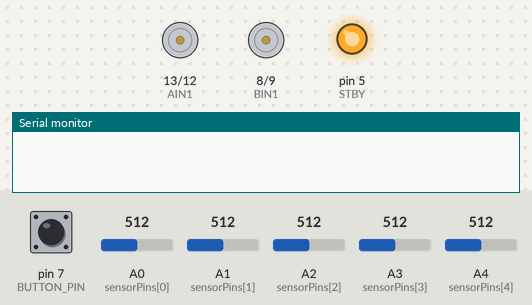
This sketch was run on a simulated Arduino Uno, built with avr-gcc and run on an emulated ATmega328P. Shown: motor-driver pin pairs drawn as motors (green arrow = first pin HIGH = forward, orange = second pin HIGH = backward, longer = more drive, scaled by the enable pin, stopped while the standby pin is LOW), output pins drawn as LEDs (lit = HIGH), the last lines printed to the serial monitor. Inputs (shaded band) come from the test bench; at power-on: pin 7 (BUTTON_PIN) HIGH, A0 (sensorPins[0]) = 512, A2 (sensorPins[2]) = 512, A1 (sensorPins[1]) = 512, A3 (sensorPins[3]) = 512, A4 (sensorPins[4]) = 512.

Above: at 4.7 s.
4.8 s: pin 7 (BUTTON_PIN) pulled LOW for 1 s
At 4.95 s:
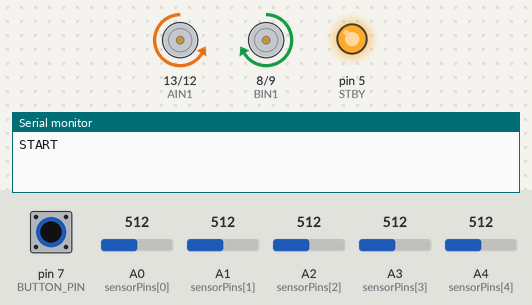
7.3 s: pin 7 (BUTTON_PIN) pulled LOW for 0.15 s
At 8.3 s:
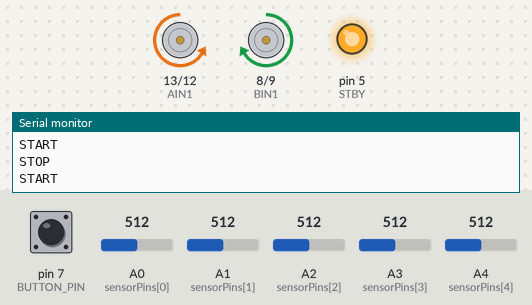
8.9 s: A0 (sensorPins[0]) set to 528
At 9.5 s:
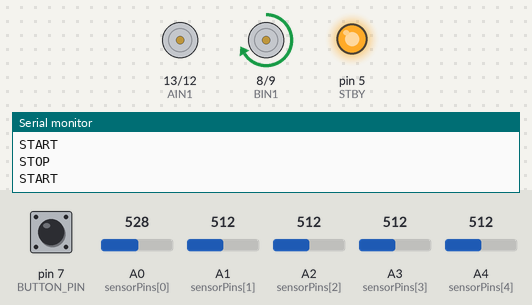
10.4 s: A2 (sensorPins[2]) set to 529
At 11.6 s:
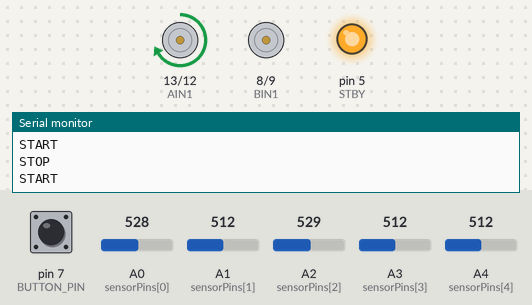
11.9 s: pin 7 (BUTTON_PIN) pulled LOW for 0.15 s
At 13.0 s:
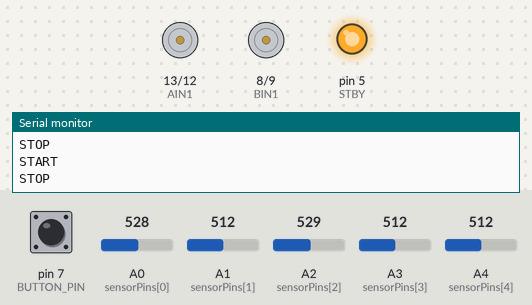
13.5 s: pin 7 (BUTTON_PIN) pulled LOW for 3.2 s
At 13.95 s:
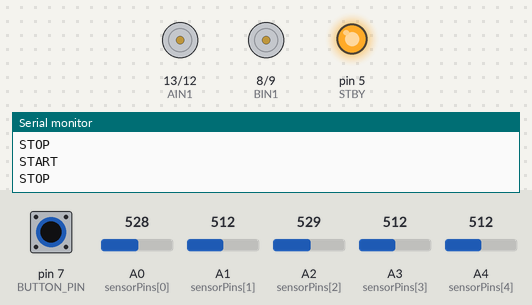
Timing chart, 0 to 18.0 s (numbered marks = the images above; inputs shaded):
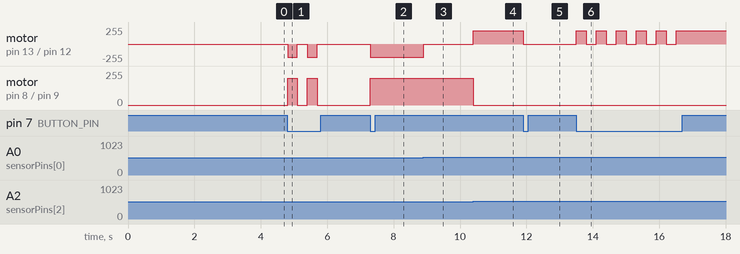

Measured:
- the behaviour switches between 512 and 513 on A0 (sensorPins[0]) (found by bisection; images 2 and 3)
- the behaviour switches between 512 and 513 on A2 (sensorPins[2]) (found by bisection; images 3 and 4)
- after the input at 4.8 s, motor on pin 13 (AIN1) / pin 12 (AIN2): alternates backward 200/255 for 0.30 s and stopped for 0.30 s, 4 changes in all, then stays stopped, starting at once; motor on pin 8 (BIN1) / pin 9 (BIN2): alternates forward 200/255 for 0.30 s and stopped for 0.30 s, 4 changes in all, then stays stopped, starting at once
- after the input at 7.3 s, motor on pin 13 (AIN1) / pin 12 (AIN2): stopped → backward 200/255 at once; motor on pin 8 (BIN1) / pin 9 (BIN2): stopped → forward 200/255 at once
- after the input at 8.9 s, motor on pin 13 (AIN1) / pin 12 (AIN2): backward 200/255 → stopped at once
- after the input at 10.4 s, motor on pin 13 (AIN1) / pin 12 (AIN2): stopped → forward 200/255 at once; motor on pin 8 (BIN1) / pin 9 (BIN2): forward 200/255 → stopped at once
- after the input at 11.9 s, motor on pin 13 (AIN1) / pin 12 (AIN2): forward 200/255 → stopped at once
- after the input at 13.5 s, motor on pin 13 (AIN1) / pin 12 (AIN2): alternates forward 200/255 for 0.30 s and stopped for 0.30 s, 11 changes in all, then stays forward 200/255, starting at once

The sketch:

Zeems_LFR.ino
```cpp
/**
 * Advanced Line Follower for Complex Paths
 * Features: PID control, intersection handling, dynamic thresholding, speed adaptation
 * Tinkercad Compatible
 */

// Motor Control Pins
#define AIN1 13
#define AIN2 12
#define BIN1 8
#define BIN2 9
#define PWMA 11
#define PWMB 10
#define STBY 5

// Sensor Configuration
const int sensorPins[] = {A0, A1, A2, A3, A4}; // Left to Right
int sensorValues[5];
int sensorThresholds[5];
bool sensorState[5];

// PID Control
float Kp = 12.0, Ki = 0.02, Kd = 3.0;
int baseSpeed = 160;
int maxSpeed = 255;
int previousError = 0;
int integral = 0;
int derivative = 0;

// Robot States
#define STATE_FOLLOWING 0
#define STATE_INTERSECTION 1
#define STATE_LOST 2
int robotState = STATE_FOLLOWING;

// Timing Control
unsigned long intersectionTimer = 0;
const int intersectionDelay = 500;

// Button Control
#define BUTTON_PIN 7
bool robotActive = false;

void setup() {
  // Motor Pin Initialization
  pinMode(AIN1, OUTPUT);
  pinMode(AIN2, OUTPUT);
  pinMode(BIN1, OUTPUT);
  pinMode(BIN2, OUTPUT);
  pinMode(PWMA, OUTPUT);
  pinMode(PWMB, OUTPUT);
  pinMode(STBY, OUTPUT);
  digitalWrite(STBY, HIGH);

  // Button Setup
  pinMode(BUTTON_PIN, INPUT_PULLUP);

  // Automatic Threshold Calibration
  autoCalibrate();

  Serial.begin(9600);
}

void autoCalibrate() {
  // Dynamic threshold calibration
  digitalWrite(LED_BUILTIN, HIGH);
  delay(1000);

  for(int i = 0; i < 5; i++) {
    int minVal = 1023;
    int maxVal = 0;

    // Quick calibration sweep
    for(int j = 0; j < 100; j++) {
      int val = analogRead(sensorPins[i]);
      minVal = min(minVal, val);
      maxVal = max(maxVal, val);
      delay(5);
    }
    sensorThresholds[i] = (minVal + maxVal) / 2;
  }
  digitalWrite(LED_BUILTIN, LOW);
}

void loop() {
  handleButton();
  readSensors();

  if(robotActive) {
    switch(robotState) {
      case STATE_FOLLOWING:
        followLine();
        checkSpecialCases();
        break;

      case STATE_INTERSECTION:
        handleIntersection();
        break;

      case STATE_LOST:
        recoverLine();
        break;
    }
  } else {
    stopMotors();
  }
}

void handleButton() {
    static unsigned long lastPress = 0;
    // Fixed: Added closing parenthesis for digitalRead()
    if (!digitalRead(BUTTON_PIN)) {  // <-- Added missing ')'
      if (millis() - lastPress > 300) {
        robotActive = !robotActive;
        lastPress = millis();
        Serial.println(robotActive ? "START" : "STOP");
      }
    }
  }  // Properly closed function

void readSensors() {
  for(int i = 0; i < 5; i++) {
    int raw = analogRead(sensorPins[i]);
    sensorState[i] = raw > sensorThresholds[i];
    sensorValues[i] = raw;
  }
}

void checkSpecialCases() {
  // Intersection detection (all center sensors on line)
  if(sensorState[1] && sensorState[2] && sensorState[3]) {
    robotState = STATE_INTERSECTION;
    intersectionTimer = millis();
  }
  // Line lost detection
  else if(!sensorState[0] && !sensorState[1] && !sensorState[2] &&
          !sensorState[3] && !sensorState[4]) {
    robotState = STATE_LOST;
  }
}

void followLine() {
  int error = calculateError();
  applyPID(error);
}

int calculateError() {
  int weights[] = {-4, -2, 0, 2, 4}; // Weighted error calculation
  int errorSum = 0;
  int sensorCount = 0;

  for(int i = 0; i < 5; i++) {
    if(sensorState[i]) {
      errorSum += weights[i] * 1000; // Scale error
      sensorCount++;
    }
  }

  if(sensorCount == 0) return previousError;
  return errorSum / sensorCount;
}

void applyPID(int error) {
  // Adaptive speed based on error magnitude
  int currentSpeed = baseSpeed - constrain(abs(error)/20, 0, 80);
  currentSpeed = constrain(currentSpeed, 100, maxSpeed);

  integral += error;
  integral = constrain(integral, -1000, 1000); // Anti-windup
  derivative = error - previousError;

  int pidOutput = (Kp * error) + (Ki * integral) + (Kd * derivative);
  pidOutput = constrain(pidOutput, -currentSpeed, currentSpeed);

  int leftSpeed = currentSpeed - pidOutput;
  int rightSpeed = currentSpeed + pidOutput;

  setMotors(leftSpeed, rightSpeed);
  previousError = error;
}

void handleIntersection() {
  // Drive straight through intersection
  setMotors(baseSpeed, baseSpeed);

  if(millis() - intersectionTimer > intersectionDelay) {
    robotState = STATE_FOLLOWING;
  }
}

void recoverLine() {
  // Spiral search pattern
  static int searchSpeed = 100;
  setMotors(-searchSpeed, searchSpeed);

  // Check for line during search
  for(int i = 0; i < 5; i++) {
    if(sensorState[i]) {
      robotState = STATE_FOLLOWING;
      searchSpeed = 100;
      return;
    }
  }

  searchSpeed += 10;
  searchSpeed = constrain(searchSpeed, 100, 200);
}

void setMotors(int left, int right) {
  // Left motor control
  left = constrain(left, -255, 255);
  analogWrite(PWMA, abs(left));
  digitalWrite(AIN1, left > 0 ? HIGH : LOW);
  digitalWrite(AIN2, left > 0 ? LOW : HIGH);

  // Right motor control
  right = constrain(right, -255, 255);
  analogWrite(PWMB, abs(right));
  digitalWrite(BIN1, right > 0 ? HIGH : LOW);
  digitalWrite(BIN2, right > 0 ? LOW : HIGH);
}

void stopMotors() {
  analogWrite(PWMA, 0);
  analogWrite(PWMB, 0);
}
```
